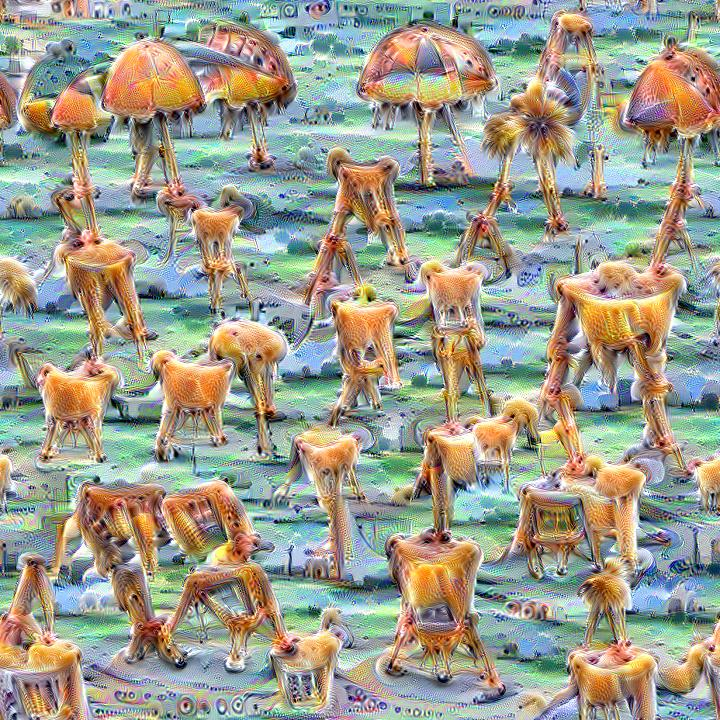
#> input picture examples/big/fc_beachchair.jpg, 720 x 720 px; its folder holds 2 pictures in this run
$ python make_grid.py -input_path ../examples/big
#> lines starting #> are read from the running program, lines starting #| are printed output that depends on the picture
import argparse
import os
import re
from PIL import Image


def main():
    parser = argparse.ArgumentParser()
    parser.add_argument("-input_path", help="Path to your dataset", type=str, default='')
    parser.add_argument("-base_name", type=str, default='')
    parser.add_argument("-pattern", type=str, default='2,2')
    parser.add_argument("-border_size", type=int, default=2)
    parser.add_argument("-epoch", type=int, default=-1)
    parser.add_argument("-channel", type=int, default=-1)
    parser.add_argument("-output_image", type=str, default='out.jpg')
    parser.add_argument("-disable_natsort", action='store_true')
    params = parser.parse_args()
    main_test(params)


def main_test(params):
    ext = [".jpg", ".jpeg", ".png", ".tiff", ".bmp"]
    input_path = params.input_path
    params.pattern = params.pattern.split(',')

    if ',' not in input_path:
        image_list, has_path = [file for file in os.listdir(input_path) if os.path.splitext(file)[1].lower() in ext], False
    else:
        image_list, has_path = input_path.split(','), True

    image_list = filter_images(image_list, params.base_name)
    if params.epoch != -1:
         image_list = filter_images(image_list, 'e' + str(params.epoch).zfill(3))
    if params.channel != -1:
         image_list = filter_images(image_list, 'c' + str(params.channel).zfill(4))

    if not params.disable_natsort:
        image_list.sort(key=n_keys)

    x_count, y_count = int(params.pattern[0]), int(params.pattern[1])
    border_size = params.border_size

    if has_path:
        images = [Image.open(x) for x in image_list]
    else:
        images = [Image.open(os.path.join(input_path, x)) for x in image_list]
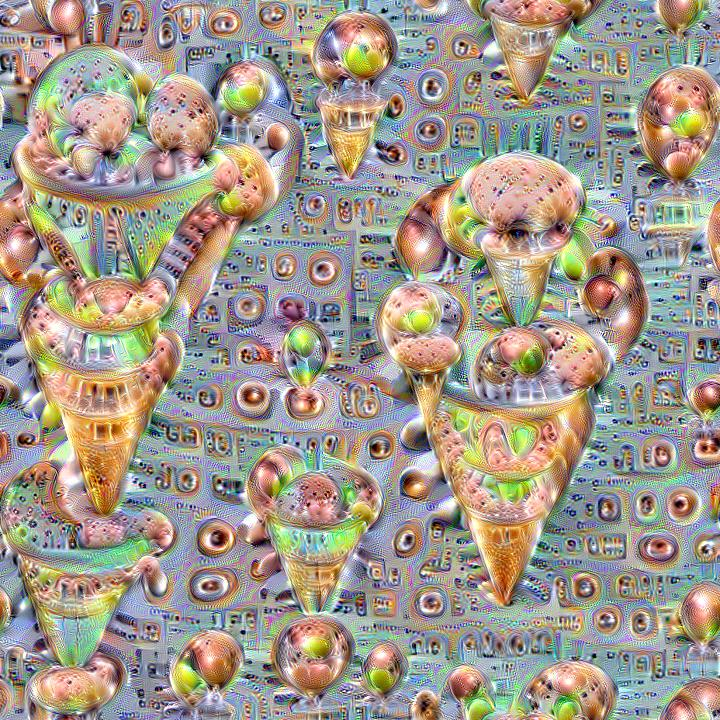
#> input picture examples/big/fc_icecream.jpg, 720 x 720 px
    widths, heights = zip(*(i.size for i in images))
#> widths = (720, 720); heights = (720, 720)

    if x_count == 1:
        total_width = max(widths)
    else:
        total_width = sum(widths) + (len(images)* border_size)
#> total_width = 1444
    if y_count == 1:
        total_height = max(heights)
    else:
        total_height = sum(heights) + (len(images)* border_size)
#> total_height = 1444

    new_im = Image.new('RGB', (int(total_width/y_count), int(total_height/x_count)))
#> new_im: PIL image 722x722 RGB; every value is 0

    x_offset, y_offset, count = 0, 0, 0
    for yc in range(y_count):
        for xc in range(x_count):
            im = images[count]
            new_im.paste(im, (x_offset,y_offset))
            x_offset += im.size[0] + border_size
            count+=1
        y_offset += im.size[1] + border_size
        x_offset = 0
#> im is the input picture: PIL image 720x720 RGB; mean R, G, B 161.4, 152.1, 139.9
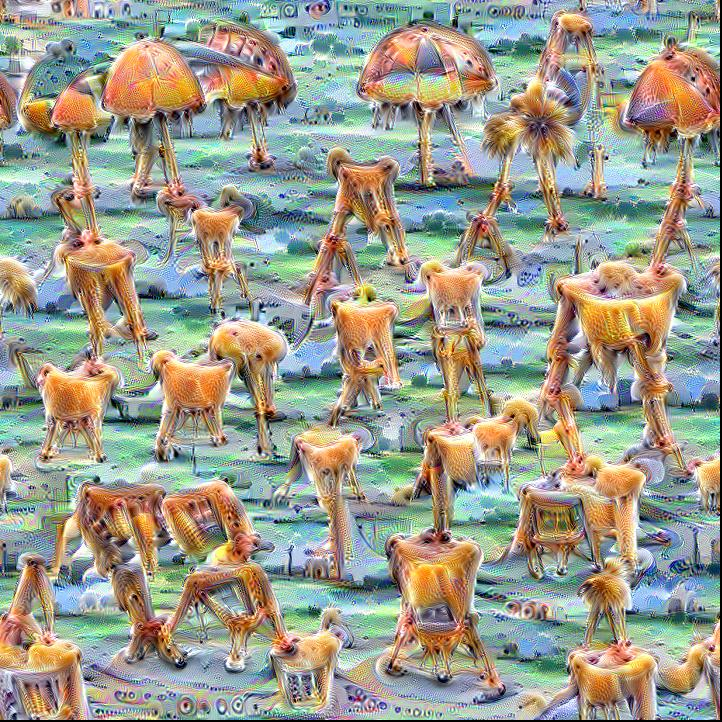
#> new_im: PIL image 722x722 RGB; mean R, G, B 155.1, 156, 141.1
#> after the loop, count = 2; y_offset = 722

    new_im.save(params.output_image)


# Filter out unwanted images from list
def filter_images(image_list, filter_string):
    return [im for im in image_list if filter_string in im]


# Sort like humans (natural sorting)
def n_keys(s):
    return [[int(c) if c.isdigit() else c] for c in re.split(r'(\d+)', s)]


if __name__ == "__main__":
#> (the run stopped early here; a loop or call above may not have finished)
